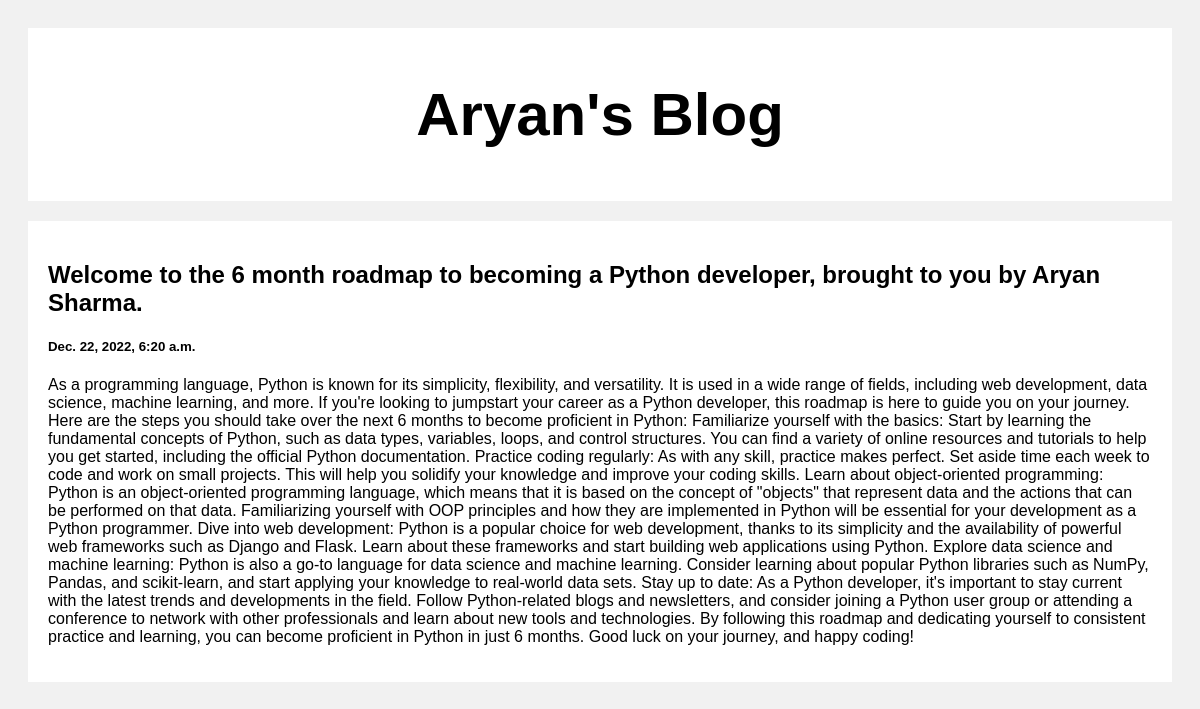
Screenshot of /post/3 with the database file from the repository.
### posts/models.py (models this page shows)
class Post(models.Model):
    title = models.CharField(max_length=100)
    body = models.CharField(max_length=1000000)
    created_at = models.DateTimeField(default=datetime.now, blank=True)

### posts/views.py (the view)
# urls.py: path('post/<str:post_num>', views.post, name='post')
def post(request, post_num):
    posts = Post.objects.get(id=post_num)
    return render(request, 'post.html', {'posts':posts})

### templates/post.html (shortened to what this page needs)
<!DOCTYPE html>
<html lang="en">
<head>
</head>
<body>
    <div class="header">
      <h2>Aryan's Blog</h2>
    </div>
    <div class="row">
      <div class="leftcolumn">
        <div class="card">
            <h2>{{posts.title}}</h2>
            <h5>{{posts.created_at}}</h5>
            <p>{{posts.body}}</p>
        </div>
      </div>
    </div>
</body>
</html>

### templates/post.html (style rules this page uses)
* { box-sizing: border-box; }
body { font-family: Arial; padding: 20px; background: #f1f1f1; }
.header { padding: 2px; font-size: 40px; text-align: center; background: white; }
.leftcolumn { float: left; width: 100%; }
.card { background-color: white; padding: 20px; margin-top: 20px; }
.row:after { content: ""; display: table; clear: both; }

### rows the page displays
Post: title "Welcome to the 6 month roadmap to becoming a Python developer, brought to you by Aryan Sharma.", created_at "Dec. 22, 2022, 6:20 a.m.", body "As a programming language, Python is known for its simplicity, flexibility, and versatility. It is used in a wide range of fields, including web development, data science, machine learning, and more. If you're looking to jumpstart your career as a Python developer, this roadmap is here to guide you on your journey. Here are the steps you should take over the next 6 months to become proficient in Python: Familiarize yourself with the basics: Start by learning the fundamental concepts of Python, such as data types, variables, loops, and control structures. You can find a variety of online resources and tutorials to help you get started, including the official Python documentation. Practice…"
